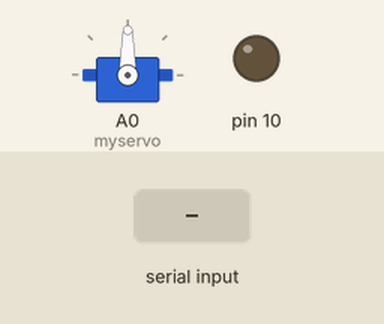
Recording of a sketch running on a simulated Arduino Uno, built with avr-gcc and run on an emulated ATmega328P. On the bench: servo, output pins drawn as LEDs (lit = HIGH). Inputs (shaded band) come from the test bench.

Above: at 2.5 s.
2.6 s: "999\n" received over Serial
At 3.8 s:
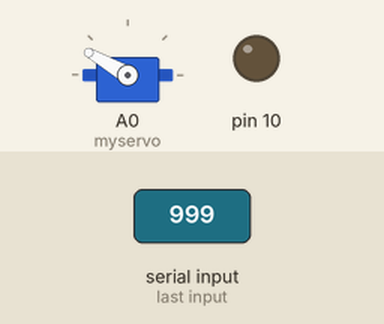
4.1 s: "997\n" received over Serial
At 4.9 s:
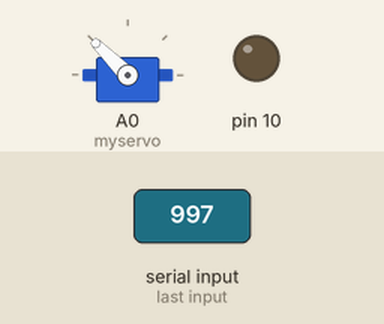
5.6 s: "200\n" received over Serial
At 6.1 s:
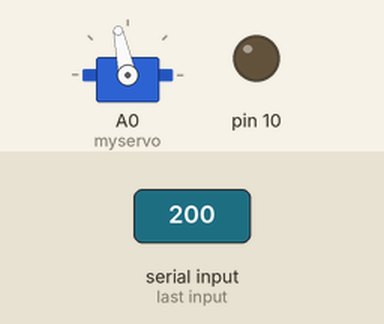
Timing chart, 0 to 8.6 s (numbered marks = the images above; inputs shaded):
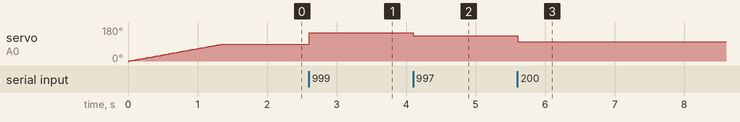

The sketch:

imagproc_raspi.ino
```cpp
#include <PID_v1.h>
#include <Servo.h>
#define PIN_INPUT 0
#define PIN_OUTPUT 3

//Define Variables we'll be connecting to
double Setpoint, Input, Output;
Servo myservo;  // create servo object to control a se-rvo
// twelve servo objects can be created on most boards

int pos = 0;    // variable to store the servo position

//Specify the links and initial tuning parameters
//double Kp=10, Ki=0, Kd=0;
/****for rraspberry pi***/
double Kp = 30, Ki = 0, Kd = 0;
PID myPID(&Input, &Output, &Setpoint, Kp, Ki, Kd, DIRECT);
char a;
double b = 0;
int c = 0;


int last_pos = 90;

void setup()
{
  //initialize the variables we're linked to
 pinMode(10,OUTPUT);
 Serial.begin(9600);
  myservo.attach(A0);  // attaches the servo on pin 9 to the servo object


  Input = 1.6;
  Setpoint = 1.6;


    //turn the PID on
    myPID.SetMode(AUTOMATIC);
    myPID.SetOutputLimits(-50, 50);
    for (int i = 0; i <= 90; i++)
    {
      last_pos = i;
      myservo.write(i);
      // Serial.println(i);
      delay(15);
    }

  }

int temp;
  void loop()
  {
    Setpoint = 1.6;
    while (Serial.available()>0) {

      b = Serial.parseInt();
      if(b==999)
      {
      myservo.write(150);
      delay(10);

      //delay(50);
      }
      else if(b==998)
      {
       myservo.write(45);
      delay(15);

       //delay(50);
      }
      else if(b==997)
      {
        myservo.write(135);
      delay(15);

        //delay(50);
      }
      else
      {
      /*   Serial.print("b :");
         Serial.println(b);
         */
      //delay(500);
      //b=Serial.read();
      Input = b / 100;
   //   Serial.println(b);
      // Serial.print("Input");
      //Serial.println(Input);
      myPID.Compute();
      //Serial.print("Output");
      //Serial.println(Output);
      b = 0;

      temp = 90 - Output;
//Serial.println(temp);;
      myservo.write(temp);
      delay(15);

      }
      //Serial.print("temp");
      //Serial.println(temp);
      /*if(Input<3.2)
       {
         if(last_pos<(90+Output))
         {
         for(int i=last_pos;i<(90+Output);i++)
         {
            myservo.write(i);
            last_pos=i;
              delay(15);
         }
         Serial.print("Left : last pos");
         Serial.println(last_pos);
         }
         else
         {
            for(int i=last_pos;i<(90+Output);i--)
         {
            myservo.write(i);
            last_pos=i;
              delay(15);
         }
           Serial.print("Left : last pos");
         Serial.println(last_pos);
         }
       }

       else
       {
         if(last_pos<(90+Output))
         {
          for(int i=last_pos;i>(90+Output);i++)
         {
            myservo.write(i);

            delay(15);
         }
             Serial.print("Right : last pos");
         Serial.println(last_pos);
         }
         else
         {
           for(int i=last_pos;i>(90+Output);i--)
         {
            myservo.write(i);

            delay(15);
         }
             Serial.print("Right : last pos");
         Serial.println(last_pos);
         }
       }

      /*
       else if(Input<3.2)
       {
          if(Output>last_pos)
       {
         for(int i=last_pos;i<(90+Output);i++)
         {
            myservo.write(i);

            delay(15);
         }
       }

       else
       {
          for(int i=last_pos;i>(90+Output);i--)
         {
            myservo.write(i);
            delay(15);
         }

       }
         }


         else{
           }
         */

      if (Serial.read() == '\n') {
        break;
      }

    }

  }
```

Measured:
- after the input at 2.6 s, servo on A0 (myservo): 90° → 150° at once
- after the input at 4.1 s, servo on A0 (myservo): 150° → 135° at once
- after the input at 5.6 s, servo on A0 (myservo): 135° → 102° at once
